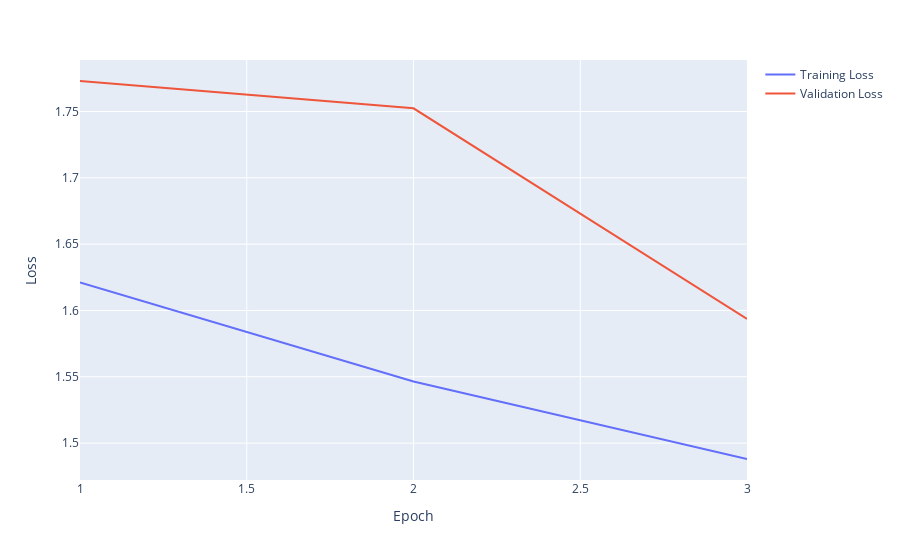

The notebook cell this image was saved under:
### Code cell
metrics_df = plot_graph("loss")
metrics_df = metrics_df.copy()

for col in metrics_df.columns:
    if "validation" in col: 
        metrics_df.rename(columns={col: 'Validation Loss'}, inplace=True)
    else:
        metrics_df.rename(columns={col: 'Training Loss'}, inplace=True)

metrics_df.index += 1

fig = metrics_df.plot(labels=dict(index="Epoch", value="Loss", variable=""))
fig.show()

fig.write_image(f"{PATH}/images/loss.pdf")

### Figure 1 — Plotly figure (JSON) as saved in the notebook; plotly's stock layout.template omitted (floating-point values rounded to 4 significant figures)
{"data": [{"hovertemplate": "=Training Loss<br>Epoch=%{x}<br>Loss=%{y}<extra></extra>", "legendgroup": "Training Loss", "line": {"color": "#636efa", "dash": "solid"}, "mode": "lines", "name": "Training Loss", "orientation": "v", "showlegend": true, "type": "scatter", "x": [1, 2, 3], "xaxis": "x", "y": [1.621, 1.546, 1.488], "yaxis": "y"}, {"hovertemplate": "=Validation Loss<br>Epoch=%{x}<br>Loss=%{y}<extra></extra>", "legendgroup": "Validation Loss", "line": {"color": "#EF553B", "dash": "solid"}, "mode": "lines", "name": "Validation Loss", "orientation": "v", "showlegend": true, "type": "scatter", "x": [1, 2, 3], "xaxis": "x", "y": [1.773, 1.752, 1.594], "yaxis": "y"}], "layout": {"legend": {"title": {"text": ""}, "tracegroupgap": 0}, "margin": {"t": 60}, "xaxis": {"anchor": "y", "domain": [0, 1], "title": {"text": "Epoch"}}, "yaxis": {"anchor": "x", "domain": [0, 1], "title": {"text": "Loss"}}}}
